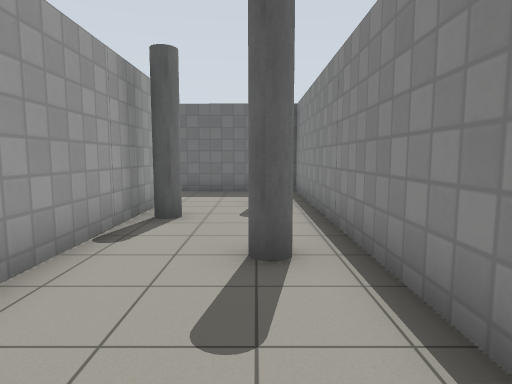
[1] (above)

16 first-person views from a walk through a Gazebo world. The camera is 1.2 m above the floor, tilts 6° down and sees 75° across. The floor is counted in squares, 1 m on a side. Each view is taken from the middle of a square. On the plan, view 1 faces up. The plan holds only what a view shows up to about 13 squares ahead; the rest is blank. Simple patterns stand in for the simulator's built-in surfaces. Simple shapes stand in for some stock models.

[2]
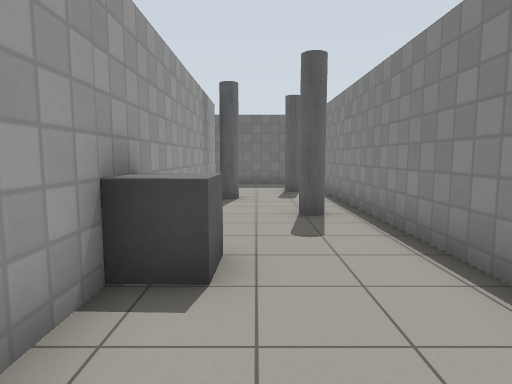

[3]
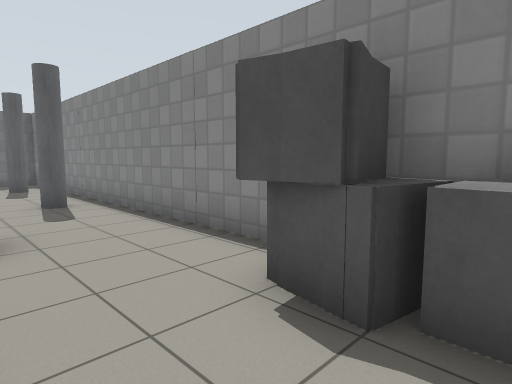

[4]
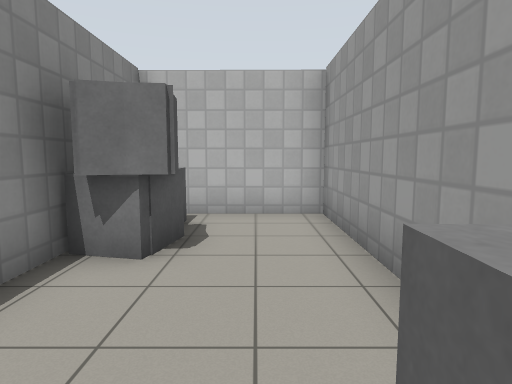

[5]
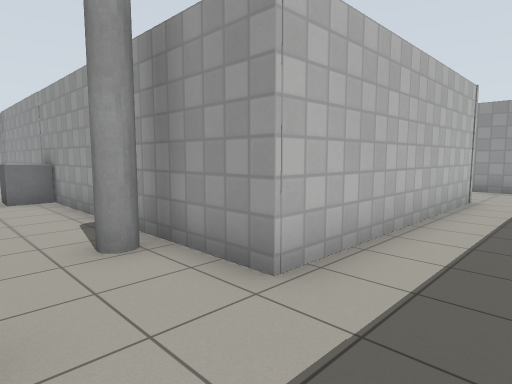

[6]
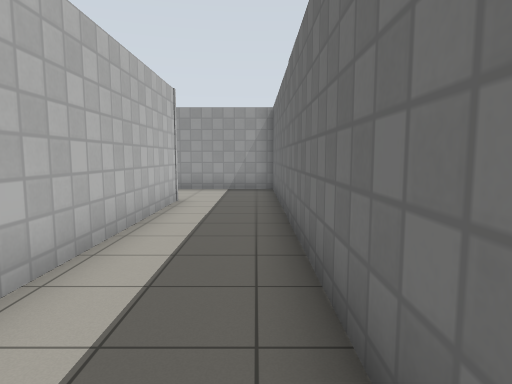

[7]
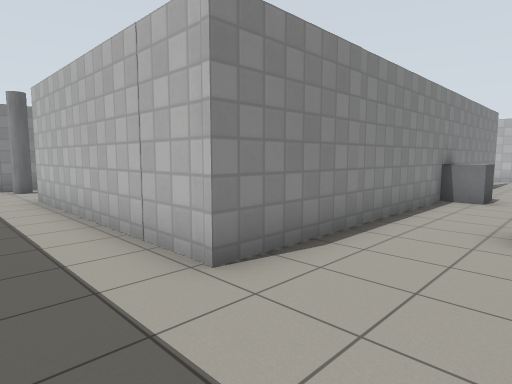

[8]
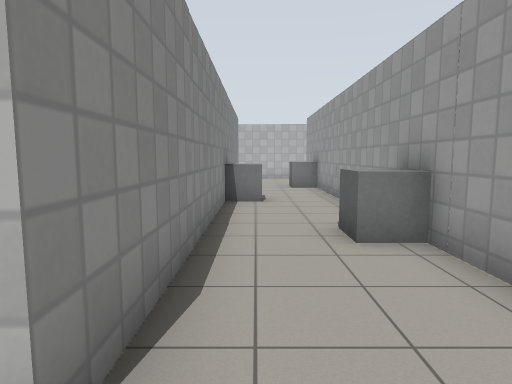

[9]
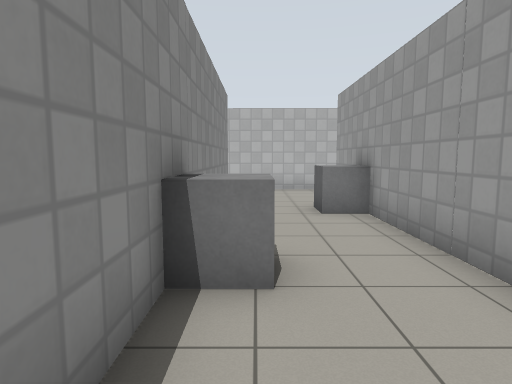

[10]
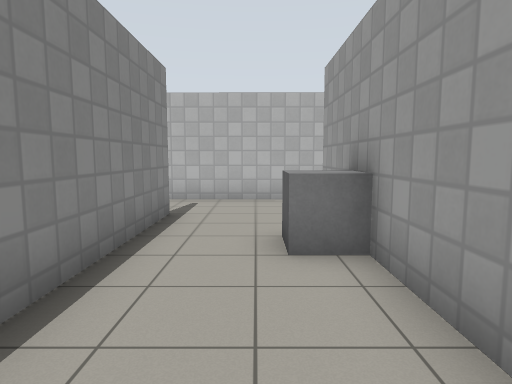

[11]
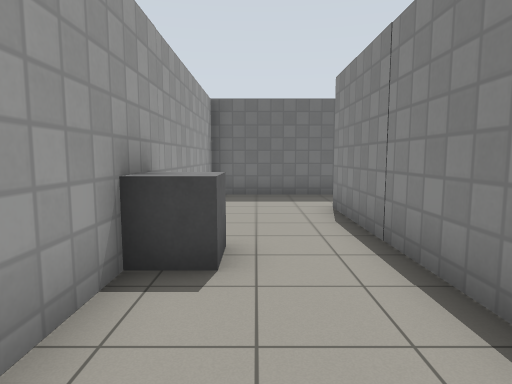

[12]
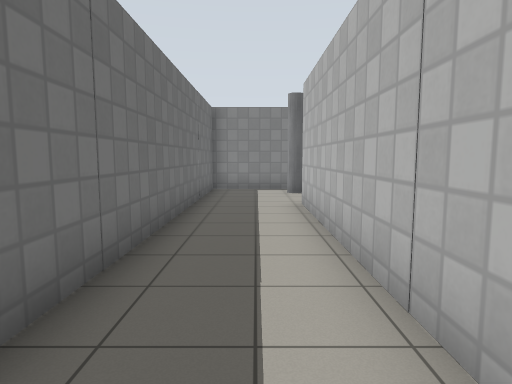

[13]
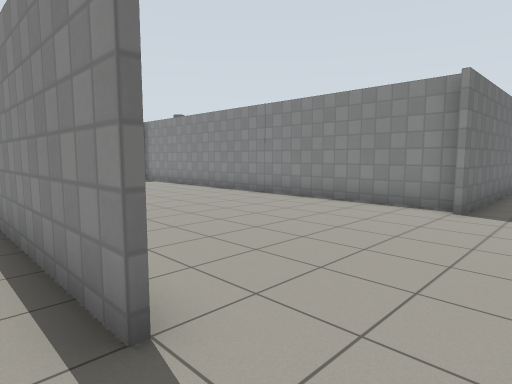

[14]
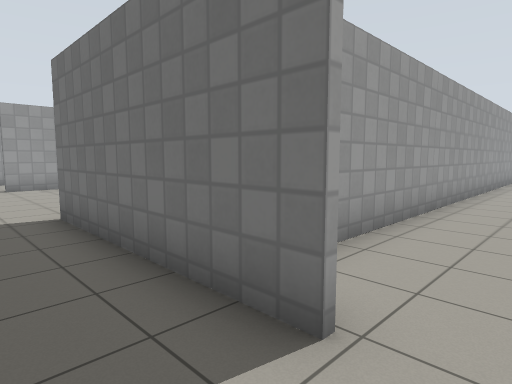

[15]
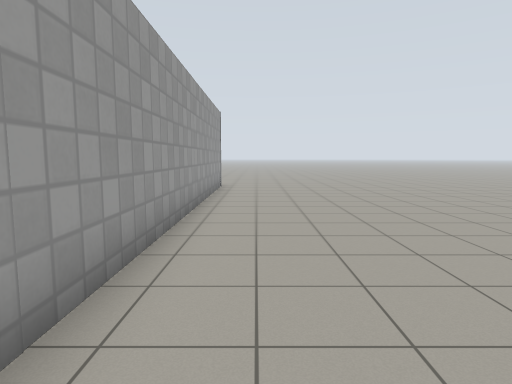

[16]
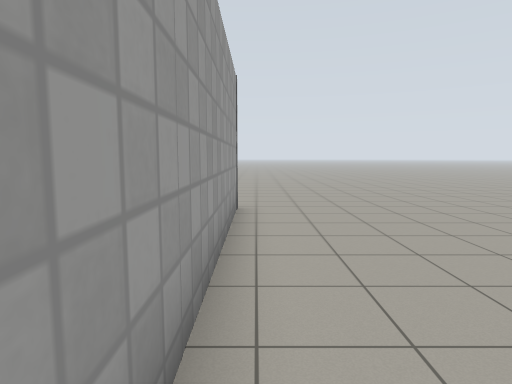

### Floor plan
Points are (right, up) in squares from view 1. A wall is a line through its corners. A room is listed if a view was taken in it or the views show most of it. See-through windows are left out.
Room 1 (views 1, 2, 3, 4, 5, 6, 7, 8, 9, 10, 11, 12, 13, 15, 16)
walls: (-2.4, -0.6) (-2.4, -6) (0.7, -6.1); (1.4, -2.5) (1.4, 11.6) (-13.4, 11.6) (-13.4, -2.2); (1.6, 11.8) (1.6, -2.6); (-10.2, -6.1) (-10.2, 8.8) (-2.4, 8.8) (-2.4, 1.6); (-13.4, -4.6) (-13.4, -6); (-14, -8.4) (-10.5, -8.4)
ways out: opening at (-10, -7.5) to room 2; opening at (3.5, -6) to room 2
objects: other object (-13, -4) to (-13, -3); other object (-13, 5); other object (-11, 0) to (-11, 1); other object (-2, 0) to (-2, 1); grey pole (-2, 7); other object (0, -4) to (1, -3); grey pole (0, 4); grey pole (0, 9); other object (1, -5)
Room 2 (view 14)
walls: (-2.6, -6) (-2.6, -0.8); (-2.6, 1.4) (-2.6, 2.1); (-10, -4.4) (-10, -6.1); (-10.5, -8.4) (-9.5, -8.4); (2.9, -6.2) (-3.2, -6.2)
ways out: opening at (-10, -7.5) to room 1; opening at (3.5, -6) to room 1

Where each view was taken, in squares from view 1:
view 1: 0 up, 0 right, facing up
view 2: 3 down, 1 left, facing up
view 3: 5 down, 2 left, facing up-right
view 4: 1 up, 1 left, facing down
view 5: 11 up, 0 right, facing down-left
view 6: 11 up, 1 left, facing left
view 7: 11 up, 13 left, facing down-right
view 8: 10 up, 11 left, facing down
view 9: 4 up, 11 left, facing down
view 10: 1 up, 12 left, facing down
view 11: 1 up, 12 left, facing up
view 12: 10 up, 11 left, facing right
view 13: 8 down, 11 left, facing up-right
view 14: 8 down, 4 right, facing up-left
view 15: 2 down, 3 right, facing up
view 16: 4 up, 2 right, facing up
